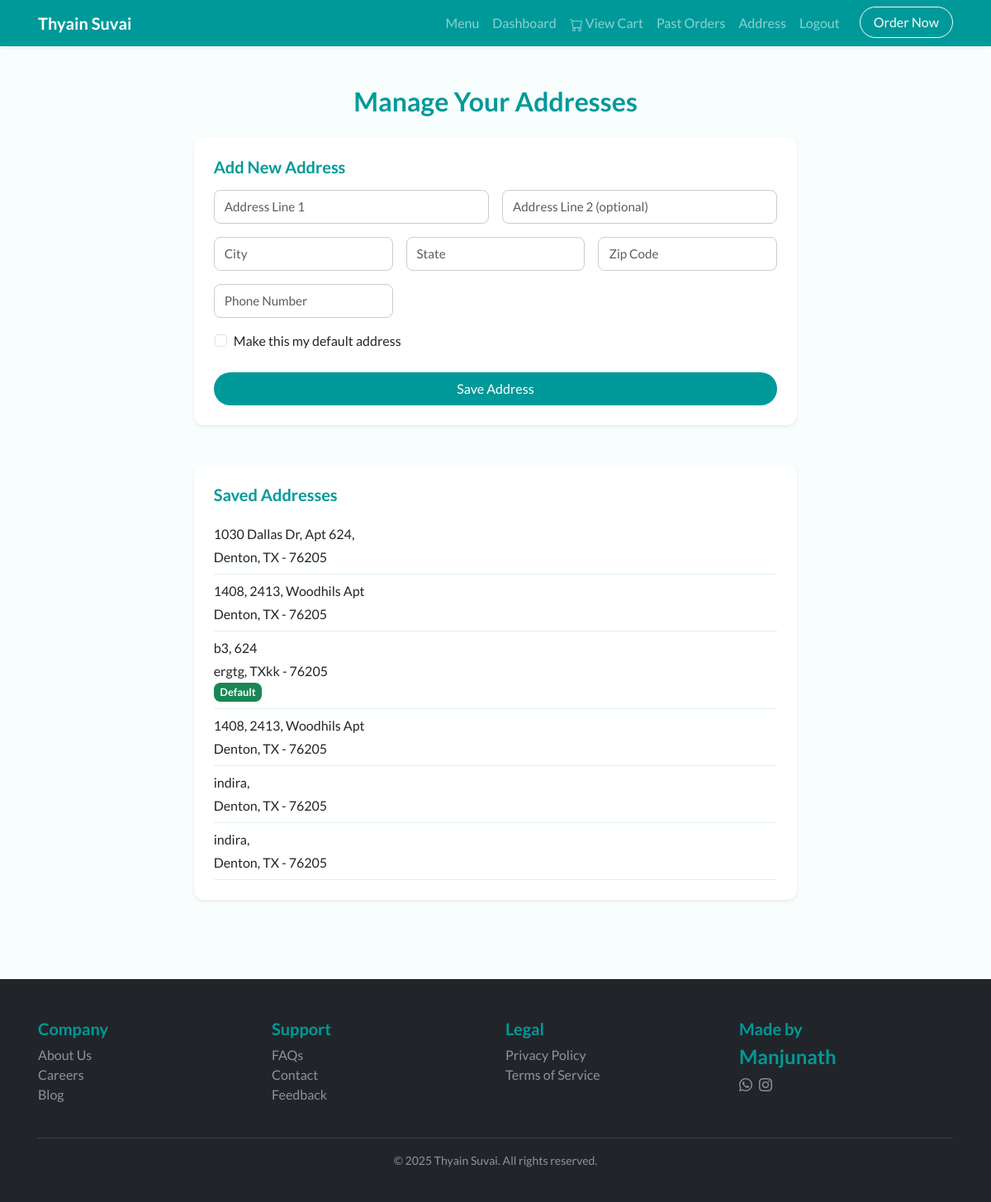
Page /address (signed in) on the committed database.
### models.py (models this page shows)
class Address(db.Model):
    id = db.Column(db.Integer, primary_key=True)
    customer_id = db.Column(db.Integer, db.ForeignKey('customer.id'), nullable=False)
    line1 = db.Column(db.String(100))
    line2 = db.Column(db.String(100))
    city = db.Column(db.String(50))
    state = db.Column(db.String(50))
    zip_code = db.Column(db.String(20))
    mobile_number = db.Column(db.String(15))
    is_default = db.Column(db.Boolean, default=False)

### app.py (the view, shortened to what this page needs)
@app.route('/address', methods=['GET', 'POST'])
def manage_address():
    if 'user_id' not in session:
        return redirect(url_for('login'))
    addresses = Address.query.filter_by(customer_id=session['user_id']).all()
    return render_template('address.html', addresses=addresses)

### templates/address.html (shortened to what this page needs)
{% extends 'base.html' %}
{% block extra_css %}
<link rel="stylesheet" href="{{ url_for('static', filename='css/address.css') }}">
{% endblock %}
{% block content %}
<div class="container py-5">
  <div class="row justify-content-center">
    <div class="col-lg-8">
      <h2 class="text-center mb-4">Manage Your Addresses</h2>
      <form method="POST" class="card p-4 shadow-sm mb-5">
        <h5 class="mb-3">Add New Address</h5>
        <div class="row g-3">
          <div class="col-md-6">
            <input type="text" name="line1" class="form-control" placeholder="Address Line 1" required>
          </div>
          <div class="col-md-6">
            <input type="text" name="line2" class="form-control" placeholder="Address Line 2 (optional)">
          </div>
          <div class="col-md-4">
            <input type="text" name="city" class="form-control" placeholder="City" required>
          </div>
          <div class="col-md-4">
            <input type="text" name="state" class="form-control" placeholder="State" required>
          </div>
          <div class="col-md-4">
            <input type="text" name="zip_code" class="form-control" placeholder="Zip Code" required>
          </div>
          <div class="col-md-4">
            <input type="text" name="mobile_number" class="form-control" placeholder="Phone Number" required>
          </div>
          <div class="col-md-12">
            <div class="form-check">
              <input class="form-check-input" type="checkbox" name="is_default" id="is_default">
              <label class="form-check-label" for="is_default">Make this my default address</label>
            </div>
          </div>
        </div>
        <button type="submit" class="btn btn-teal rounded-pill mt-4">Save Address</button>
      </form>
      <div class="card p-4 shadow-sm">
        <h5 class="mb-3">Saved Addresses</h5>
        {% for addr in addresses %}
          <div class="border-bottom py-2">
            <p class="mb-1">{{ addr.line1 }}, {{ addr.line2 }}</p>
            <p class="mb-0">{{ addr.city }}, {{ addr.state }} - {{ addr.zip_code }}</p>
            {% if addr.is_default %}<span class="badge bg-success">Default</span>{% endif %}
          </div>
        {% else %}
          <p class="text-muted">No addresses saved yet.</p>
        {% endfor %}
      </div>
    </div>
  </div>
</div>
{% endblock %}

### static/css/base.css (style rules this page uses)
body { font-family: 'Lato', 'Roboto', sans-serif; background-color: #ffffff; color: #333333; margin: 0; padding: 0; scroll-behavior: smooth; }
.btn-teal { background-color: #009999; color: #ffffff; border-radius: 50px; padding: 0.5rem 1.2rem; border: none; font-weight: 500; transition: background-color 0.3s ease; }
.container { max-width: 1140px; margin: auto; padding: 0 1rem; }
.text-center { text-align: center; }
h1, h2, h3, h4, h5 { font-weight: 700; color: #009999; }
input, textarea, select, button { font-family: inherit; font-size: 1rem; }
input[type="text"], input[type="email"], input[type="number"], input[type="password"], textarea, select { border: 1px solid #ccc; border-radius: 8px; padding: 0.5rem 0.75rem; width: 100%; box-sizing: border-box; }

### static/css/address.css (style rules this page uses)
body { background-color: #f8fdfd; }
h2, h5 { color: #009999; font-weight: 700; }
.btn-teal { background-color: #009999; color: #ffffff; border: none; transition: background-color 0.3s ease; }
.card { border-radius: 12px; border: none; }
input.form-control, .form-check-input { border-radius: 8px; font-size: 0.95rem; }
.badge.bg-success { font-size: 0.8rem; padding: 0.4em 0.6em; border-radius: 8px; }
.border-bottom { border-color: #e0f0f0 !important; }

### rows in the picture
Address: line1 "1030 Dallas Dr, Apt 624", city "Denton", state "TX", zip_code "76205"
Address: line1 "1408", line2 "2413, Woodhils Apt", city "Denton", state "TX", zip_code "76205"
Address: line1 "b3", line2 "624", city "ergtg", state "TXkk", zip_code "76205", is_default "Default"
Address: line1 "1408", line2 "2413, Woodhils Apt", city "Denton", state "TX", zip_code "76205"
Address: line1 "indira", city "Denton", state "TX", zip_code "76205"
Address: line1 "indira", city "Denton", state "TX", zip_code "76205"
